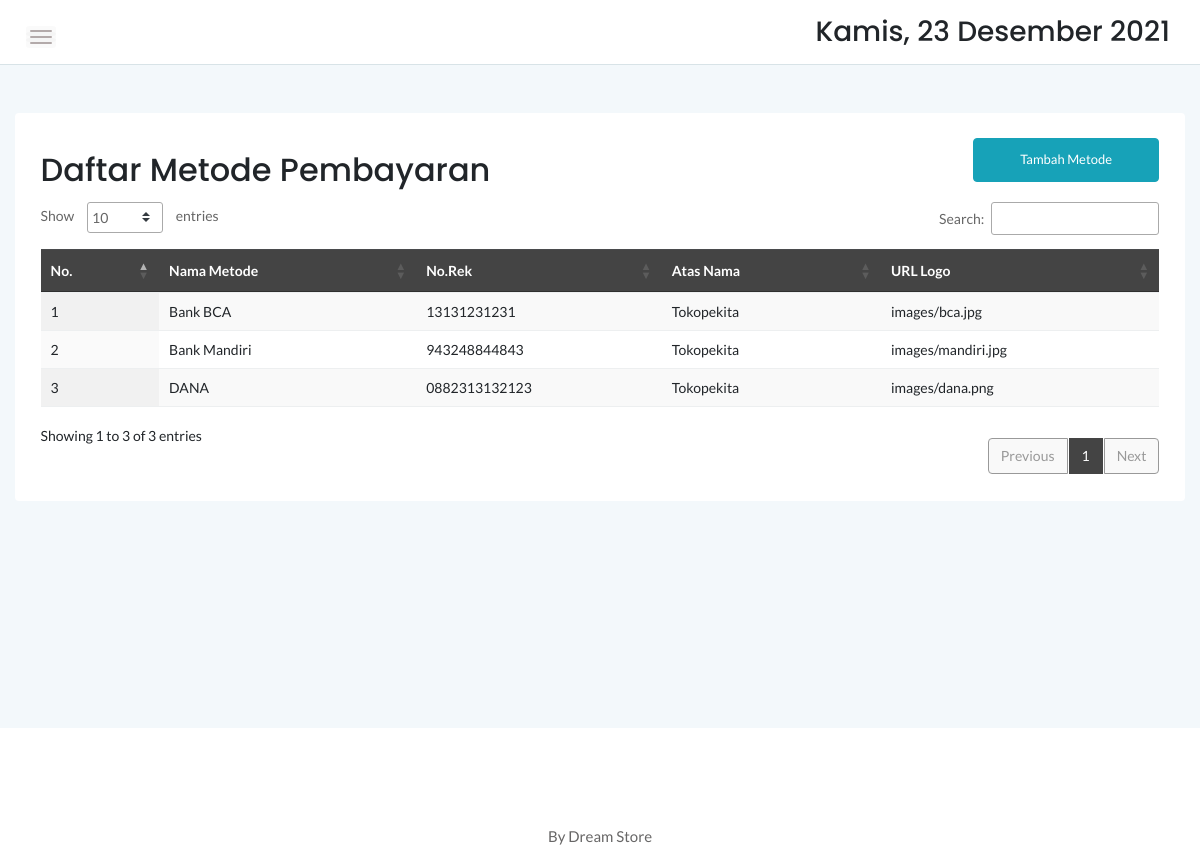
The page /admin/pembayaran.php on the database as committed earlier.
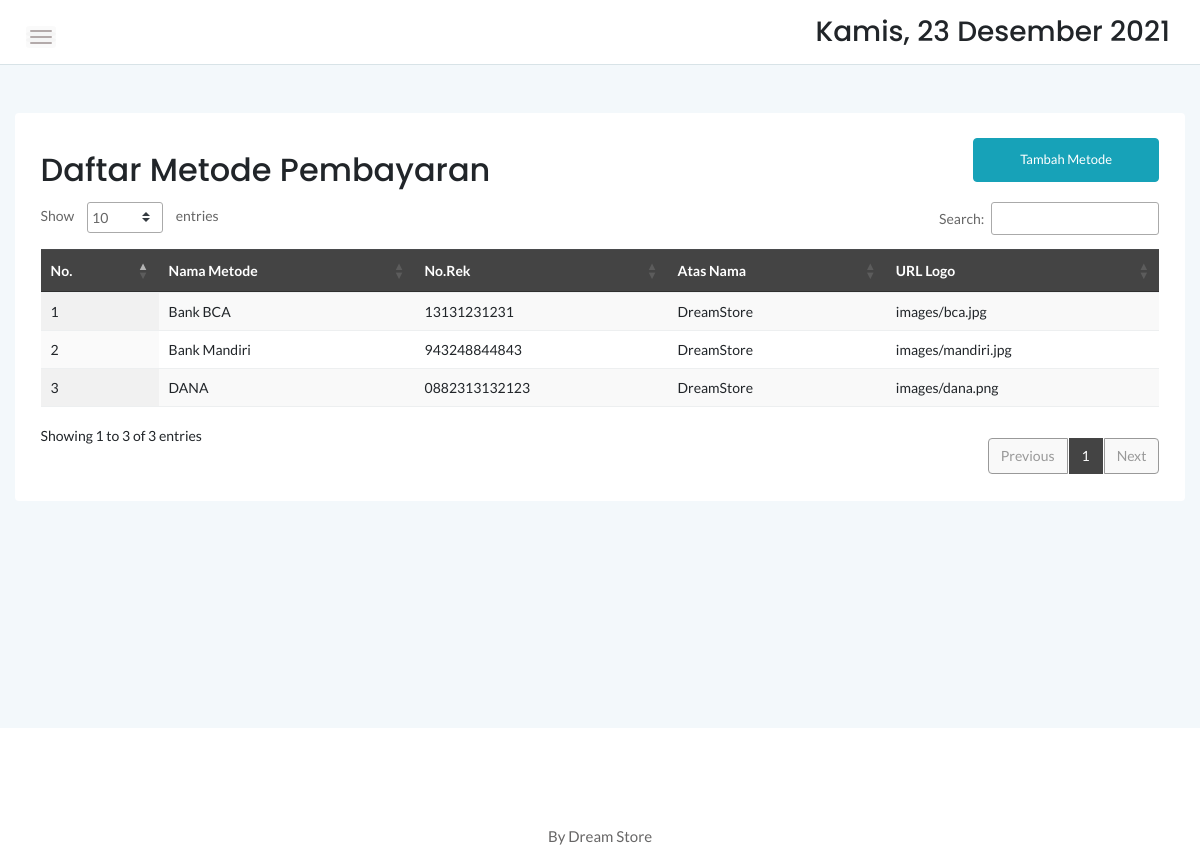
The same page on the database as committed later.
### tables this page shows
CREATE TABLE `pembayaran` (
  `no` int(11) NOT NULL,
  `metode` varchar(25) NOT NULL,
  `norek` varchar(25) NOT NULL,
  `logo` text DEFAULT NULL,
  `an` varchar(20) NOT NULL
);

### admin/pembayaran.php (the view, shortened to what this page needs)
<?php
	include '../dbconnect.php';
	?>
<!doctype html>
<html class="no-js" lang="en">
<head>
    <link rel="stylesheet" href="assets/css/bootstrap.min.css">
    <link rel="stylesheet" href="assets/css/font-awesome.min.css">
    <link rel="stylesheet" href="assets/css/themify-icons.css">
    <link rel="stylesheet" href="assets/css/metisMenu.css">
    <link rel="stylesheet" href="assets/css/owl.carousel.min.css">
    <link rel="stylesheet" href="assets/css/slicknav.min.css">
    <link rel="stylesheet" href="https://www.amcharts.com/lib/3/plugins/export/export.css" type="text/css" media="all" />
	<link rel="stylesheet" type="text/css" href="https://cdn.datatables.net/1.10.20/css/jquery.dataTables.min.css">
    <link rel="stylesheet" type="text/css" href="https://cdn.datatables.net/1.10.20/css/jquery.dataTables.css">
    <link rel="stylesheet" type="text/css" href="https://cdn.datatables.net/1.10.20/css/dataTables.bootstrap4.min.css">
    <link rel="stylesheet" type="text/css" href="https://cdn.datatables.net/responsive/2.2.3/css/responsive.bootstrap.min.css">
    <link rel="stylesheet" type="text/css" href="https://cdn.datatables.net/responsive/2.2.3/css/responsive.jqueryui.min.css">
	<link rel="stylesheet" type="text/css" href="https://cdn.datatables.net/buttons/1.5.2/css/buttons.dataTables.min.css">
    <link rel="stylesheet" href="assets/css/typography.css">
    <link rel="stylesheet" href="assets/css/default-css.css">
    <link rel="stylesheet" href="assets/css/styles.css">
    <link rel="stylesheet" href="assets/css/responsive.css">
</head>
<body>
    <div class="page-container">
        <div class="main-content">
            <div class="header-area">
                <div class="row align-items-center">
                    <div class="col-md-6 col-sm-8 clearfix">
                        <div class="nav-btn pull-left">
                            <span></span>
                            <span></span>
                            <span></span>
                        </div>
                    </div>
                    <div class="col-md-6 col-sm-4 clearfix">
                        <ul class="notification-area pull-right">
                            <li><h3><div class="date">
						</b></div></h3>
						</li>
                        </ul>
                    </div>
                </div>
            </div>
            <div class="main-content-inner">
                <div class="row mt-5 mb-5">
                    <div class="col-12">
                        <div class="card">
                            <div class="card-body">
                                <div class="d-sm-flex justify-content-between align-items-center">
									<h2>Daftar Metode Pembayaran</h2>
									<button style="margin-bottom:20px" data-toggle="modal" data-target="#myModal" class="btn btn-info col-md-2">Tambah Metode</button>
                                </div>
                                    <div class="data-tables datatable-dark">
										 <table id="dataTable3" class="display" style="width:100%"><thead class="thead-dark">
											<tr>
												<th>No.</th>
												<th>Nama Metode</th>
												<th>No.Rek</th>
												<th>Atas Nama</th>
												<th>URL Logo</th>
											</tr></thead><tbody>
											<?php
											$brgs=mysqli_query($conn,"SELECT * from pembayaran order by no ASC");
											$no=1;
											while($p=mysqli_fetch_array($brgs)){
												?>
												<tr>
													<td><?php echo $no++ ?></td>
													<td><?php echo $p['metode'] ?></td>
													<td><?php echo $p['norek'] ?></td>
													<td><?php echo $p['an'] ?></td>
													<td><?php echo $p['logo'] ?></td>
												</tr>
												<?php
											}
											?>
										</tbody>
										</table>
                                    </div>
								 </div>
                            </div>
                        </div>
                    </div>
                </div>
            </div>
        </div>
        <footer>
            <div class="footer-area">
                <p>By Dream Store</p>
            </div>
        </footer>
</body>
</html>

Rows that differ between the two databases and show on the page:
changed pembayaran "Bank BCA": an "Tokopekita" → "DreamStore"
changed pembayaran "Bank Mandiri": an "Tokopekita" → "DreamStore"
changed pembayaran "DANA": an "Tokopekita" → "DreamStore"
